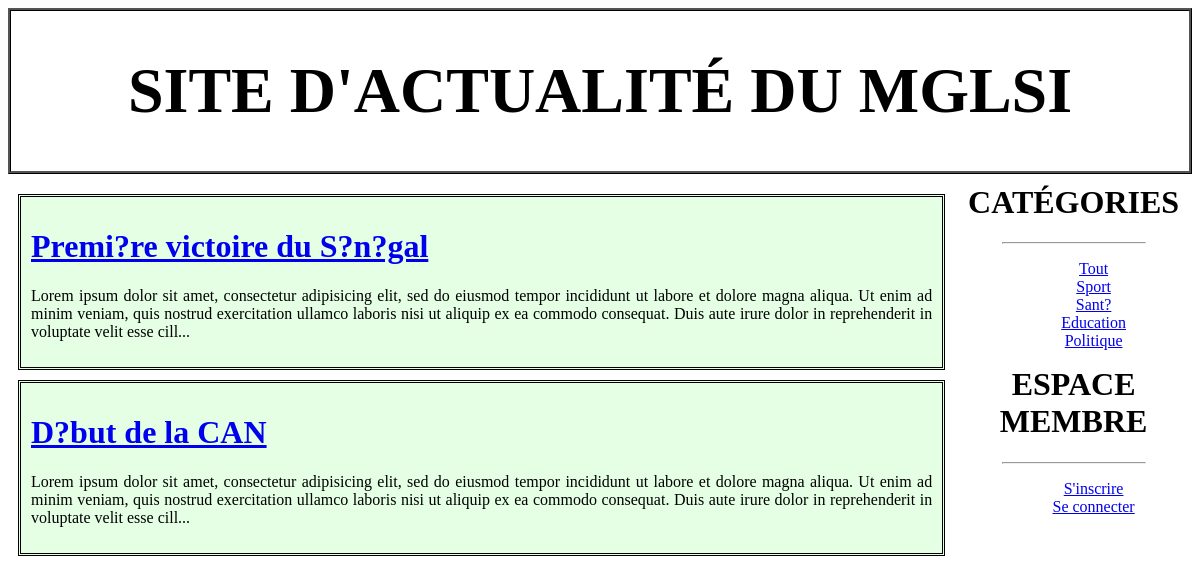
/public/index.php?categorie=1, run on the app's committed database.
### tables this page shows
CREATE TABLE `Article` (
  `id` int(11) NOT NULL,
  `titre` varchar(255) DEFAULT NULL,
  `contenu` text DEFAULT NULL,
  `dateCreation` datetime DEFAULT current_timestamp(),
  `dateModification` datetime DEFAULT current_timestamp(),
  `categorie` int(11) DEFAULT NULL
);

CREATE TABLE `Categorie` (
  `id` int(11) NOT NULL,
  `libelle` varchar(20) DEFAULT NULL
);

### Controller/BlogController.php (called while the page is built, shortened)
<?php
require_once('../Config/autoloader.php');
class BlogController
{
    private $articleManager;
    public function __construct()
    {
        $this->connexion = Connexion::getConnexion();
        $this->articleManager = new ArticleManager($this->connexion);
        $this->categorieManager = new CategorieManager($this->connexion);
        $this->allCategories = $this->categorieManager->getAll();
    }
    public function index()
    {
        require_once('../Views/blog/index.php');
    }
    public function articleByCategory()
    {
        $this->allArticles = $this->articleManager->getByCategory($_GET['categorie']);
        require_once('../Views/blog/index.php');
    }
}

### Config/autoloader.php (called while the page is built, shortened)
<?php
 function loadEntity($entity)
{
    $file = '../Model/Entity/'.$entity.'.class.php';
}
function loadManager($manager)
{
    $file = '../Model/Manager/'.$manager.'.class.php';
}
function loadData($dataClass)
{
    $file = '../Model/Data/'.$dataClass.'.class.php';
}

### Model/Data/Connexion.class.php (called while the page is built, shortened)
<?php
class Connexion
{
    private static $connexion;
    private function __construct()
    {
        try
        {
            self::$connexion = new PDO(DB_CONNECTION.':host='.DB_HOST.';dbname='.DB_NAME, DB_USERNAME, DB_PASSWORD, [PDO::ATTR_ERRMODE=>PDO::ERRMODE_EXCEPTION]);
        }
        catch(Exception $e)
        {
            echo 'Une erreur est survenue lors de la connection à la BD => '. $e->getMessage();
            die();
        }
    }
    public static function getConnexion()
    {
        return self::$connexion;
    }
}

### Model/Manager/ArticleManager.class.php (called while the page is built, shortened)
<?php
class ArticleManager
{
    private $db;
    private function setDb($db)
    {
        $this->db = $db;
    }
    public function getByCategory($category)
    {
        $articles = array();
        $category = (int) $category;
        $request = $this->db->prepare('SELECT * FROM Article WHERE categorie = :categorie');
        $request->execute(['categorie' => $category]);
        while($data = $request->fetch(PDO::FETCH_ASSOC))
        {
            $articles [] = new Article($data);
        }
        return $articles;
    }
}

### Model/Entity/Article.class.php (called while the page is built, shortened)
<?php
class Article
{
    private $id;
    private $titre;
    private $contenu;
    public function getId()
    {
        return $this->id;
    }
    public function setId($id)
    {
        $this->id = (int) $id;
    }
    public function getTitre()
    {
        return $this->titre;
    }
    public function setTitre($titre)
    {
        $this->titre = $titre;
    }
    public function getContenu()
    {
        return $this->contenu;
    }
    public function setContenu($contenu)
    {
        $this->contenu = $contenu;
    }
}

### Model/Manager/CategorieManager.class.php (called while the page is built, shortened)
<?php
class CategorieManager
{
    private $db;
    private function setDb($db)
    {
        $this->db = $db;
    }
    public function getAll()
    {
        $categories = array();
        $request = $this->db->query('SELECT * FROM Categorie');
        while($data = $request->fetch(PDO::FETCH_ASSOC))
        {
            $categories [] = new Categorie($data);
        }
        return $categories;
    }
}

### Model/Entity/Categorie.class.php (called while the page is built, shortened)
<?php
class Categorie
{
    private $id;
    private $libelle;
    public function getId()
    {
        return $this->id;
    }
    public function setId($id)
    {
        $this->id = $id;
    }
    public function getLibelle()
    {
        return $this->libelle;
    }
    public function setLibelle($libelle)
    {
        $this->libelle = $libelle;
    }
}

### Views/blog/index.php (the view, shortened to what this page needs)
<div id="contenu">
    <?php
        if(count($this->allArticles) == 0)
            echo "<h1>Aucun article trouvé !</h1>";
        else
            foreach ($this->allArticles as $article)
            {?>
                <div class="article">
                    <h1><a href="index.php?id=<?= $article->getId() ?>"><?= $article->getTitre() ?></a></h1>
                    <p><?= substr($article->getContenu(), 0, 300) . '...' ?></p>
                </div><?php
            }
    ?>
</div>
<?php $content = ob_get_clean();
require_once('../Views/layout.php');
?>

### Views/_partials/menu.php
<div id="menu">
	<h1>Catégories</h1><hr width="60%">
	<ul>
		<li><a href="index.php">Tout</a></li>
		<?php foreach ($this->allCategories as $categorie): ?>
			<li><a href="index.php?categorie=<?= $categorie->getId() ?>"><?= $categorie->getLibelle() ?></a></li>
		<?php endforeach ?>
	</ul>
	<h1>Espace Membre</h1><hr width="60%">
	<ul>
		<li> <a href="index.php?action=inscription">S'inscrire</a> </li>
		<li> <a href="index.php?action=connexion">Se connecter</a> </li>
	</ul>
</div>

### public/assets/style.css (style rules this page uses)
#contenu { float: left; width: 80%; text-align: justify; }
#menu { margin-left: 80%; text-align: center; }
#menu li { list-style-type: none; }
#menu h1 { margin-top: 0px; padding-top: 0px; font-family: "AGENCY FB"; text-transform: uppercase; }
.article { margin: 10px; padding: 10px; border:3px double black; background-color: rgba(0, 255, 0, 0.1); }

### data on the page
article: titre "Premi?re victoire du S?n?gal", contenu "Lorem ipsum dolor sit amet, consectetur adipisicing elit, sed do eiusmod tempor incididunt ut labore et dolore magna aliqua. Ut enim ad minim veniam, quis nostrud exercitation ullamco laboris nisi ut aliquip ex ea commodo consequat. Duis aute irure dolor in reprehenderit in voluptate velit esse cill"
article: titre "D?but de la CAN", contenu "Lorem ipsum dolor sit amet, consectetur adipisicing elit, sed do eiusmod tempor incididunt ut labore et dolore magna aliqua. Ut enim ad minim veniam, quis nostrud exercitation ullamco laboris nisi ut aliquip ex ea commodo consequat. Duis aute irure dolor in reprehenderit in voluptate velit esse cill"
categorie: libelle "Sport"
categorie: libelle "Sant?"
categorie: libelle "Education"
categorie: libelle "Politique"

### other printed values
$entete "SITE D'ACTUALITÉ DU MGLSI"
